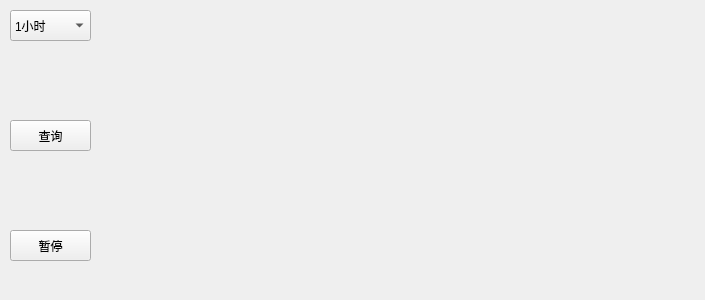
<?xml version="1.0" encoding="UTF-8"?>
<ui version="4.0">
 <class>Form</class>
 <widget class="QWidget" name="Form">
  <property name="geometry">
   <rect>
    <x>0</x>
    <y>0</y>
    <width>705</width>
    <height>300</height>
   </rect>
  </property>
  <property name="windowTitle">
   <string>Form</string>
  </property>
  <widget class="QComboBox" name="time_comboBox">
   <property name="geometry">
    <rect>
     <x>10</x>
     <y>10</y>
     <width>81</width>
     <height>31</height>
    </rect>
   </property>
   <item>
    <property name="text">
     <string>1小时</string>
    </property>
   </item>
   <item>
    <property name="text">
     <string>3小时</string>
    </property>
   </item>
   <item>
    <property name="text">
     <string>1天</string>
    </property>
   </item>
   <item>
    <property name="text">
     <string>3天</string>
    </property>
   </item>
   <item>
    <property name="text">
     <string>7天</string>
    </property>
   </item>
   <item>
    <property name="text">
     <string>15天</string>
    </property>
   </item>
   <item>
    <property name="text">
     <string>1月</string>
    </property>
   </item>
   <item>
    <property name="text">
     <string>3月</string>
    </property>
   </item>
   <item>
    <property name="text">
     <string>6月</string>
    </property>
   </item>
   <item>
    <property name="text">
     <string>1年</string>
    </property>
   </item>
  </widget>
  <widget class="QPushButton" name="que_pushButton">
   <property name="geometry">
    <rect>
     <x>10</x>
     <y>120</y>
     <width>81</width>
     <height>31</height>
    </rect>
   </property>
   <property name="text">
    <string>查询</string>
   </property>
  </widget>
  <widget class="QPushButton" name="que_pushButton_4">
   <property name="geometry">
    <rect>
     <x>10</x>
     <y>230</y>
     <width>81</width>
     <height>31</height>
    </rect>
   </property>
   <property name="text">
    <string>暂停</string>
   </property>
  </widget>
  <widget class="QWidget" name="widget" native="true">
   <property name="geometry">
    <rect>
     <x>120</x>
     <y>10</y>
     <width>571</width>
     <height>271</height>
    </rect>
   </property>
  </widget>
 </widget>
 <resources/>
 <connections/>
</ui>
